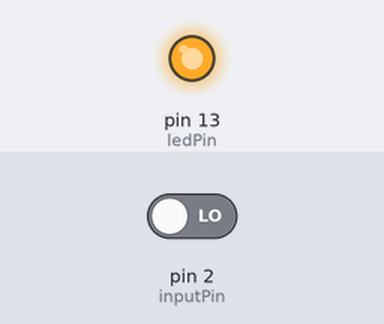
The sketch below on a simulated Arduino Uno, built with avr-gcc and run on an emulated ATmega328P. On the bench: output pins drawn as LEDs (lit = HIGH). Inputs (shaded band) come from the test bench; at power-on: pin 2 (inputPin) LOW. Pins used as bus, display or sensor lines are not drawn; what the sketch prints to the serial monitor is not drawn.

Above: at 0.05 s.
Timing chart, 0 to 3.0 s (numbered marks = the images above):
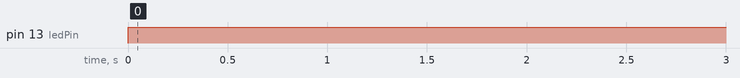

The sketch:

Fade.ino
```cpp
#define ANG_MASK     65472    // 0x1111111111000000: mask to obtain first 10 digits with position info
#define STATUS_MASK     63    // 0x0000000000111111; mask to obtain last 6 digits containing status info

const int ledPin   = 13;
const int clockPin = 12;
const int CSnPin   = 10;
const int inputPin = 2;

int inputstream = 0;

long packeddata = 0;
long angle = 0;
long state = 0;

int angulo;
int status;


void setup(){

  Serial.begin(9600);
  pinMode(ledPin, OUTPUT);   // visual signal
  pinMode(clockPin, OUTPUT); // SCK
  pinMode(CSnPin, OUTPUT);   // CSn
  pinMode(inputPin, INPUT);  // SDA
}

long int printTime = 0 ;

void loop(){

  digitalWrite(CSnPin, HIGH);     // CSn high
  digitalWrite(clockPin, HIGH);   // CLK high
  delay(1);                       // wait for 1m seconds

  digitalWrite(ledPin, HIGH);     // signal start of transfer
  digitalWrite(CSnPin, LOW);      // CSn low: start of transfer
  delay(1);

  digitalWrite(clockPin, LOW);    // CLK goes low: start clocking
  delay(1);

  for (int x=0; x <16; x++){
    digitalWrite(clockPin, HIGH);
    delay(1);

    inputstream = digitalRead(inputPin);               // read one bit of data from pin
    packeddata = ( (packeddata << 1) + inputstream );  // left-shift summing variable, add pin value

    digitalWrite(clockPin, LOW);
    delay(1);
  }

  digitalWrite(ledPin, LOW);

  angle = (packeddata & ANG_MASK);
  angle = angle >> 6;
  state = packeddata & STATUS_MASK;

  angulo = int(angle);
  status = int(state);

  Serial.print(angulo);
  Serial.print(',');
  Serial.println(status);

  // RESET DATA TO RECALCULATE
  packeddata = 0;
  angle = 0;
}

// SEND THE ANGLE AWAYS THE SERIAL GET A '\n' CHAR
void serialEvent(){
  while(Serial.available()){
    char inChar = (char)Serial.read();
    if (inChar == '\n'){
      Serial.print(angulo);
      Serial.print(',');
      Serial.println(status);
    }
  }
}
```

Measured:
- by itself, pin 13 (ledPin): LOW → HIGH at 0.00 s
